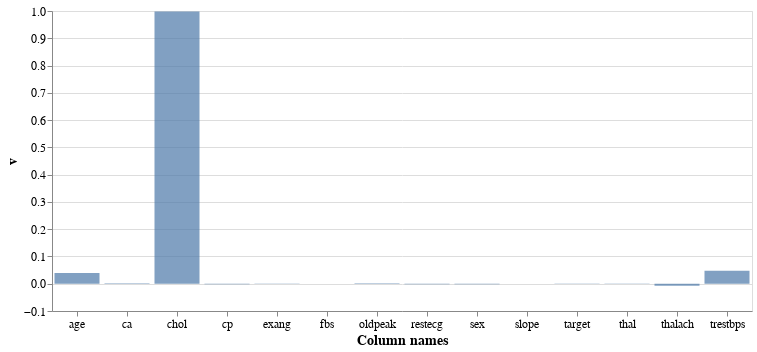

Notebook code cell kept with this figure:
### Code cell
# contributions of each feature kaggle_df on our PCs

def plot_pc(col_names, vt, k):
    """ 
    Plot how much each column of our data contributes 
    to each principal component and labels the rows of V^T.
    """
    df = pd.DataFrame({'v':vt[k, :], 'Column names':col_names})
    chart = alt.Chart(df).mark_bar().encode(
        x='Column names',
        y='v',
        opacity=alt.value(0.7)
    ).configure_axis(
        labelFontSize=12,
        titleFontSize=14
    ).configure_axisX(
        labelAngle = 0
    ).properties(width = 700)
    return chart

# contribution of each feature for PC1
plot_pc(list(kaggle_df.columns), vt, 0)

### Figure 1 — Vega-Lite specification as saved in the notebook (floating-point values rounded to 4 significant figures)
{"config": {"view": {"continuousWidth": 400, "continuousHeight": 300}, "axis": {"labelFontSize": 12, "titleFontSize": 14}, "axisX": {"labelAngle": 0}}, "data": {"name": "data-5a93cf3fee04f4be7a530416c6940285"}, "mark": "bar", "encoding": {"opacity": {"value": 0.7}, "x": {"type": "nominal", "field": "Column names"}, "y": {"type": "quantitative", "field": "v"}}, "width": 700, "$schema": "https://vega.github.io/schema/vega-lite/v4.8.1.json", "datasets": {"data-5a93cf3fee04f4be7a530416c6940285": [{"v": 0.03946, "Column names": "age"}, {"v": -0.001783, "Column names": "sex"}, {"v": -0.001537, "Column names": "cp"}, {"v": 0.04759, "Column names": "trestbps"}, {"v": 0.9981, "Column names": "chol"}, {"v": 0.0001164, "Column names": "fbs"}, {"v": -0.001552, "Column names": "restecg"}, {"v": -0.00736, "Column names": "thalach"}, {"v": 0.0006315, "Column names": "exang"}, {"v": 0.00133, "Column names": "oldpeak"}, {"v": -0.0001, "Column names": "slope"}, {"v": 0.001468, "Column names": "ca"}, {"v": 0.001182, "Column names": "thal"}, {"v": -0.0008669, "Column names": "target"}]}}
